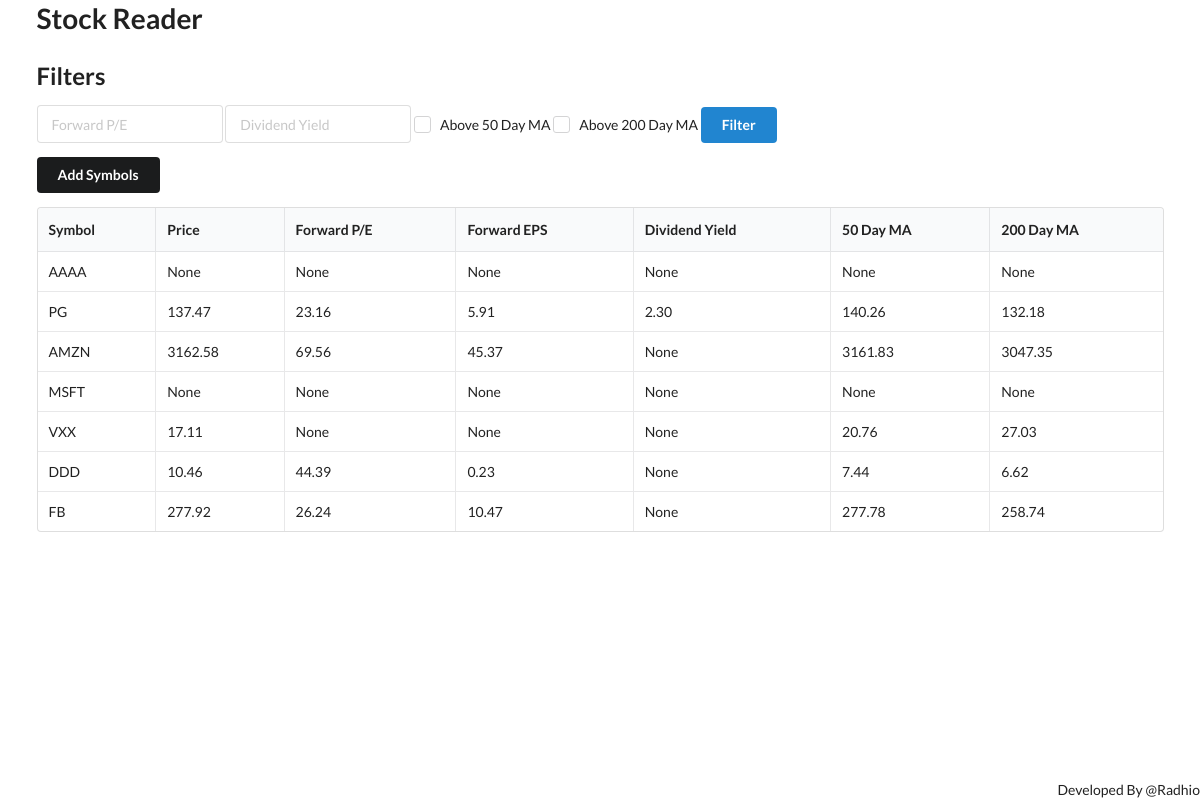
Before: / with the older database file.
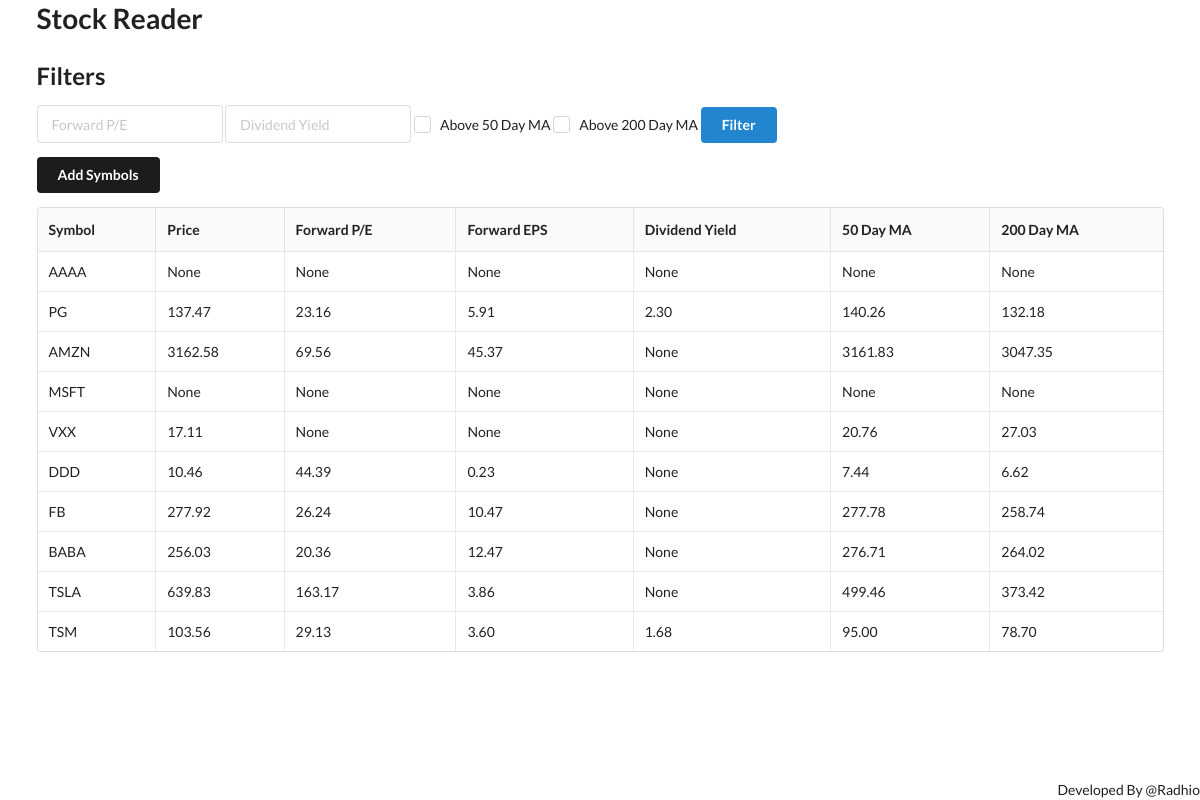
After: the same page with the newer database file.
### models.py (models this page shows)
class Stock(Base):
    __tablename__ = "stocks"
    id = Column(Integer, primary_key=True, index=True)
    symbol = Column(String, unique=True, index=True)
    price = Column(Numeric(10, 2))
    forward_pe = Column(Numeric(10, 2))
    forward_eps = Column(Numeric(10, 2))
    dividend_yield = Column(Numeric(10, 2))
    ma50 = Column(Numeric(10, 2))
    ma200 = Column(Numeric(10, 2))

### main.py (the view)
@app.get("/")
def home(request: Request, forward_pe=None, dividend_yield=None, ma50=None, ma200=None, db: Session = Depends(get_db)):
    stocks = db.query(Stock)
    if forward_pe:
        stocks = stocks.filter(Stock.forward_pe < forward_pe)
    if dividend_yield:
        stocks = stocks.filter(Stock.dividend_yield > dividend_yield)
    if ma50:
        stocks = stocks.filter(Stock.price > Stock.ma50)
    if ma200:
        stocks = stocks.filter(Stock.price > Stock.ma200)
    stocks = stocks.all()
    return templates.TemplateResponse("home.html", {
        "request": request,
        "stocks": stocks,
        "dividend_yield": dividend_yield,
        "forward_pe": forward_pe,
        "ma200": ma200,
        "ma50": ma50
    })

### templates/home.html (shortened to what this page needs)
{% extends "layout.html" %}
{% block content %}
<h2>Filters</h2>
<form method="get">
<div class="ui input">
  <input name="forward_pe" type="text" placeholder="Forward P/E" value="{{ forward_pe or '' }}">
</div>
<div class="ui input">
  <input name="dividend_yield" type="text" placeholder="Dividend Yield" value="{{ dividend_yield or '' }}">
</div>
<div class="ui checkbox">
  <label>Above 50 Day MA</label>
</div>
<div class="ui checkbox">
  <label>Above 200 Day MA</label>
</div>
<button type="submit" class="ui button primary">Filter</button>
</form>
<button id="add_symbol" class="ui button secondary">Add Symbols</button>
<table class="ui celled table">
  <thead>
    <tr>
      <th>Symbol</th>
      <th>Price</th>
      <th>Forward P/E</th>
      <th>Forward EPS</th>
      <th>Dividend Yield</th>
      <th>50 Day MA</th>
      <th>200 Day MA</th>
    </tr>
  </thead>
  <tbody>
    {% for stock in stocks %}
    <tr>
      <td>{{ stock.symbol }}</td>
      <td>{{ stock.price }}</td>
      <td>{{ stock.forward_pe }}</td>
      <td>{{ stock.forward_eps }}</td>
      <td>{{ stock.dividend_yield }}</td>
      <td>{{ stock.ma50 }}</td>
      <td>{{ stock.ma200 }}</td>
    </tr>
    {% endfor %}
  </tbody>
</table>
{% endblock %}

### templates/layout.html (shortened to what this page needs)
<html>
    <head>
        <link rel="stylesheet" href="https://cdn.jsdelivr.net/npm/semantic-ui@2.4.2/dist/semantic.min.css">
    </head>
    <body>
            <div class="ui container">
        <h1>Stock Reader</h1>
        {% block content %}
        {% endblock %}
        </div>
    </body>
  <footer class="site-footer">
        <div class="container" style=" position: fixed; bottom: 0; right: 0;">
              <div class="col-md-8 col-sm-6 col-xs-12">
                <p class="copyright-text"> Developed By @Radhio
                </p>
              </div>
          </div>
</footer>
</html>

Changed rows visible on the page:
added Stock: symbol "BABA", price "256.03", forward_pe "20.36", forward_eps "12.47", dividend_yield "None", ma50 "276.71", ma200 "264.02"
added Stock: symbol "TSLA", price "639.83", forward_pe "163.17", forward_eps "3.86", dividend_yield "None", ma50 "499.46", ma200 "373.42"
added Stock: symbol "TSM", price "103.56", forward_pe "29.13", forward_eps "3.60", dividend_yield "1.68", ma50 "95.00", ma200 "78.70"
